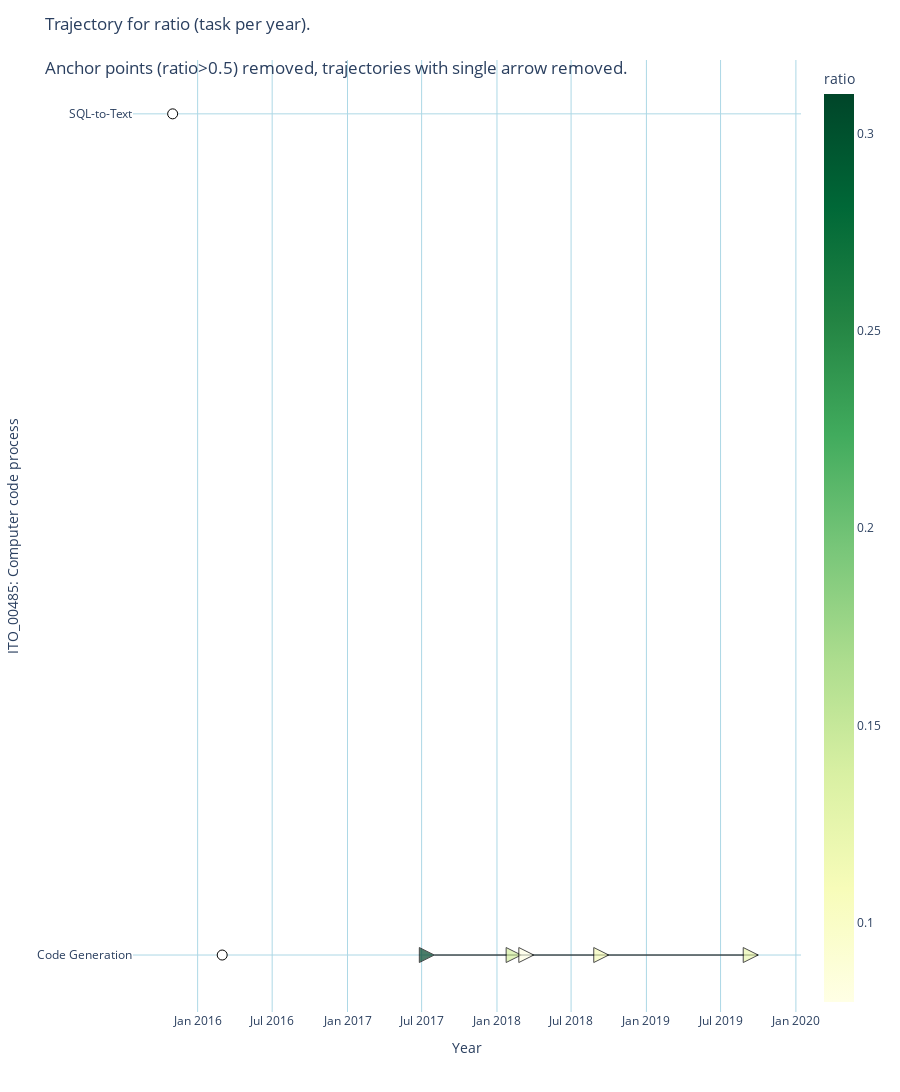
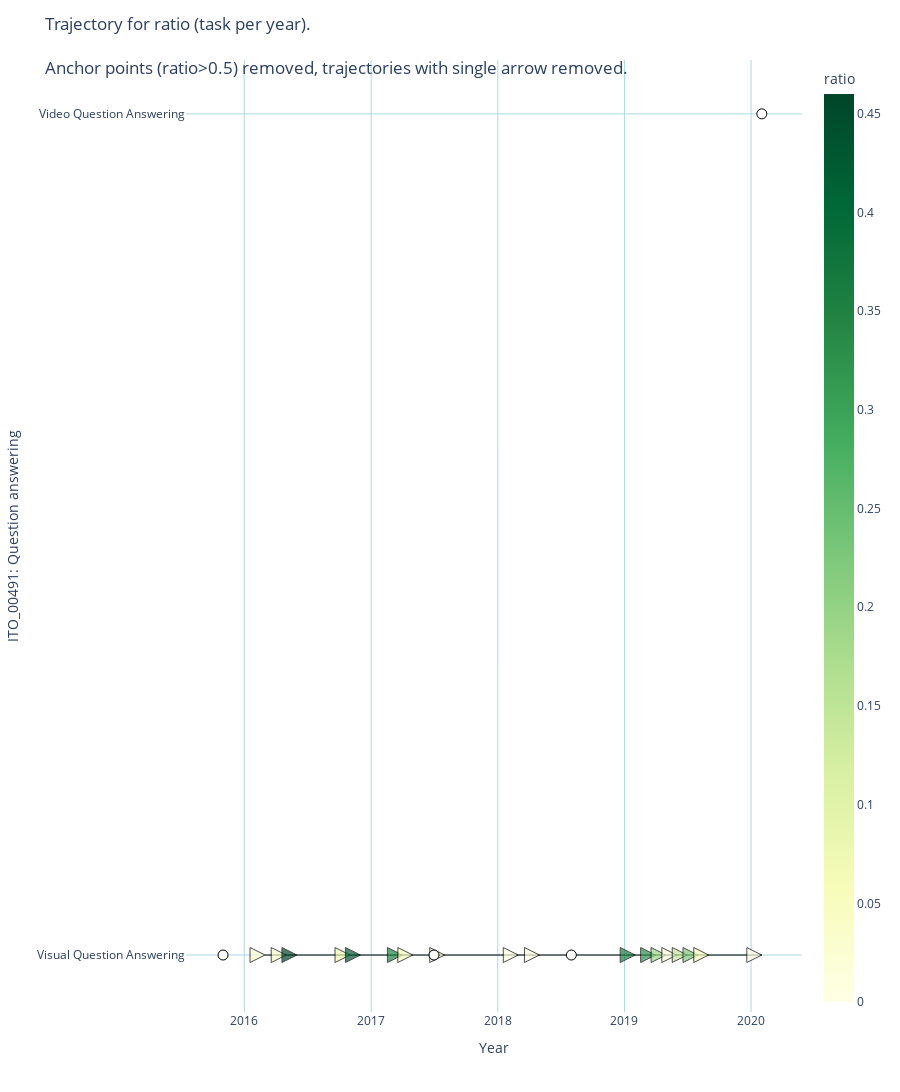
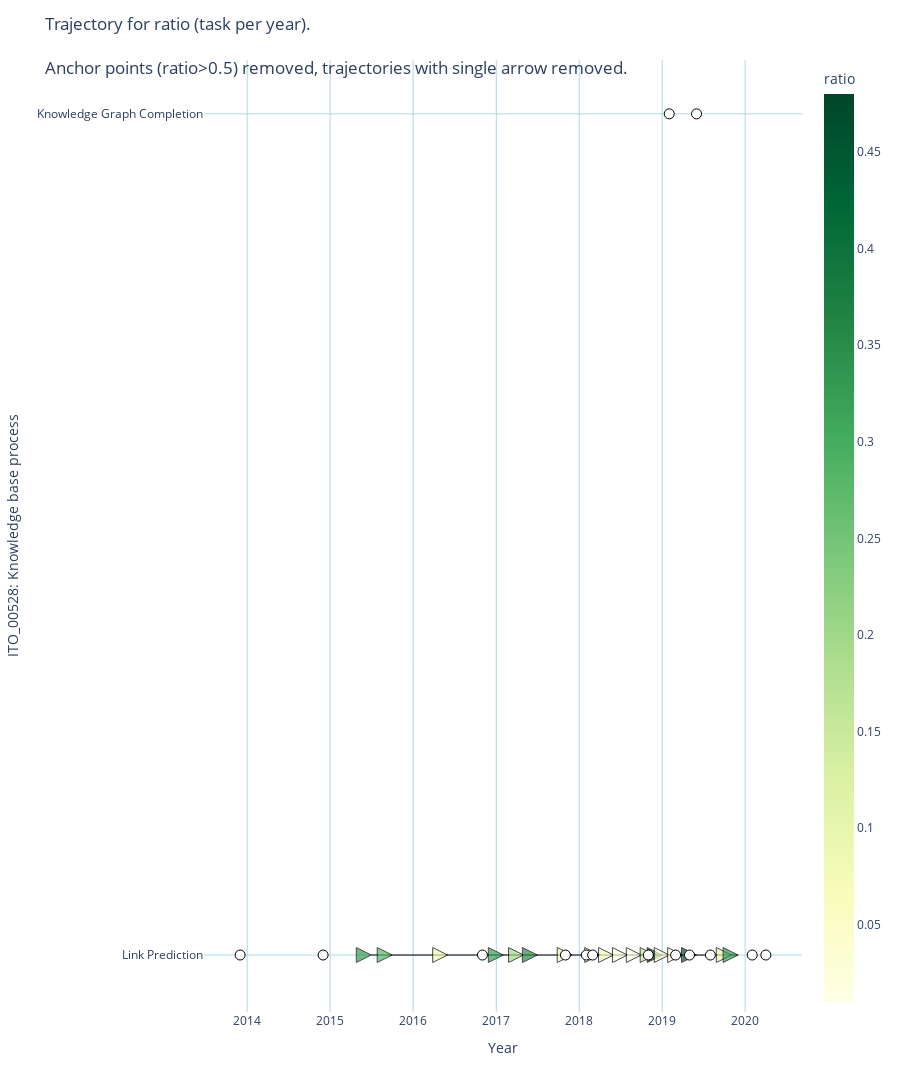
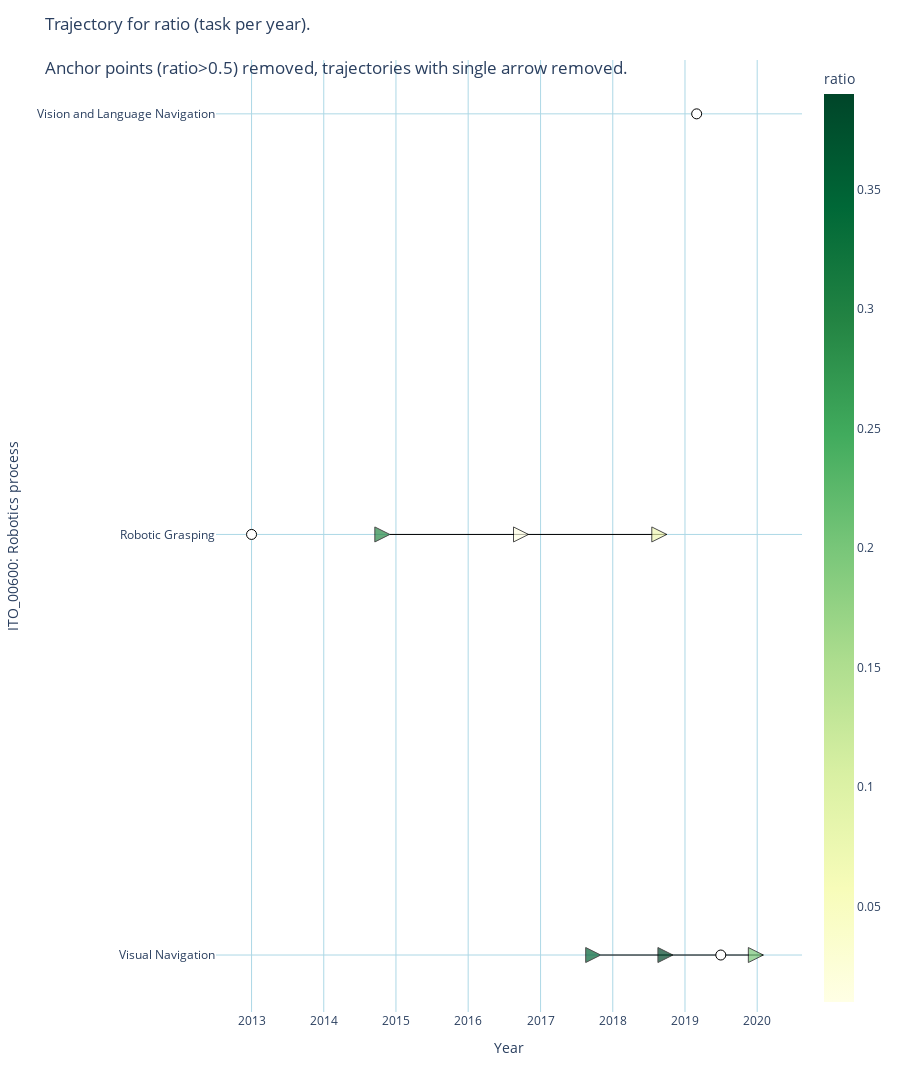

These figures' notebook cell, in order:
### Code cell
#Just plot the graphs (quicker)
i=0
while i < len(top_level["top_level_class"]):
    print(top_level["top_level_class"][i])
    selected_ito = top_level["top_level_class"][i].replace("https://identifiers.org/","")
    class_label = top_level["class_label"][i]
    
    #plot trajectory
    ito = selected_ito.replace("ito:","")
    plot_task_trajectory(ito, class_label)
    
    i = i+1

### Figure 1 — Plotly figure (JSON) as saved in the notebook; plotly's stock layout.template omitted (floating-point values rounded to 4 significant figures)
{"data": [{"hovertemplate": "task=%{y}<br>date=%{x}<extra></extra>", "legendgroup": "Code Generation", "line": {"color": "black", "dash": "solid", "width": 1}, "marker": {"line": {"color": "black", "width": 1}}, "mode": "lines", "name": "Code Generation", "orientation": "v", "showlegend": true, "type": "scatter", "x": ["2017-08", "2018-03", "2018-04", "2018-10", "2019-10"], "xaxis": "x", "y": ["Code Generation", "Code Generation", "Code Generation", "Code Generation", "Code Generation"], "yaxis": "y"}, {"hovertemplate": ["Code Generation<BR>task: Code Generation<BR>date: 2017-08<BR>ratio: 0.31", "Code Generation<BR>task: Code Generation<BR>date: 2018-03<BR>ratio: 0.14", "Code Generation<BR>task: Code Generation<BR>date: 2018-04<BR>ratio: 0.08", "Code Generation<BR>task: Code Generation<BR>date: 2018-10<BR>ratio: 0.11", "Code Generation<BR>task: Code Generation<BR>date: 2019-10<BR>ratio: 0.12"], "line": {"color": "black", "width": 1}, "marker": {"color": [0.31, 0.14, 0.08, 0.11, 0.12], "colorbar": {"lenmode": "pixels", "title": {"text": "ratio"}}, "colorscale": [[0, "rgb(255,255,229)"], [0.125, "rgb(247,252,185)"], [0.25, "rgb(217,240,163)"], [0.375, "rgb(173,221,142)"], [0.5, "rgb(120,198,121)"], [0.625, "rgb(65,171,93)"], [0.75, "rgb(35,132,67)"], [0.875, "rgb(0,104,55)"], [1, "rgb(0,69,41)"]], "line": {"color": "black", "width": 1}, "opacity": 0.7, "showscale": true, "size": 15, "symbol": 48}, "mode": "markers", "type": "scatter", "x": ["2017-08", "2018-03", "2018-04", "2018-10", "2019-10"], "y": ["Code Generation", "Code Generation", "Code Generation", "Code Generation", "Code Generation"]}, {"hovertemplate": ["Code Generation<BR>category: Code Generation<BR>date: 2016-03<BR>ratio: 0.85", "SQL-to-Text<BR>category: SQL-to-Text<BR>date: 2015-11<BR>ratio: 0.91"], "line": {"color": "black", "width": 1}, "marker": {"color": "white", "line": {"color": "black", "width": 1}, "size": 10}, "mode": "markers", "type": "scatter", "x": ["2016-03", "2015-11"], "y": ["Code Generation", "SQL-to-Text"]}], "layout": {"height": 2000, "legend": {"title": {"text": "task"}, "tracegroupgap": 0}, "margin": {"t": 60}, "plot_bgcolor": "white", "showlegend": false, "title": {"text": "Trajectory for ratio (task per year).<BR><BR>Anchor points (ratio>0.5) removed, trajectories with single arrow removed."}, "width": 900, "xaxis": {"anchor": "y", "domain": [0, 1], "gridcolor": "lightBlue", "showgrid": true, "tickmode": "auto", "title": {"text": "Year"}}, "yaxis": {"anchor": "x", "categoryarray": ["Code Generation"], "categoryorder": "array", "domain": [0, 1], "gridcolor": "lightBlue", "showgrid": true, "title": {"text": "ITO_00485: Computer code process"}}}}

### Figure 2 — Plotly figure (JSON) as saved in the notebook; plotly's stock layout.template omitted (floating-point values rounded to 4 significant figures)
{"data": [{"hovertemplate": "task=%{y}<br>date=%{x}<extra></extra>", "legendgroup": "Visual Question Answering", "line": {"color": "black", "dash": "solid", "width": 1}, "marker": {"line": {"color": "black", "width": 1}}, "mode": "lines", "name": "Visual Question Answering", "orientation": "v", "showlegend": true, "type": "scatter", "x": ["2016-03", "2016-05", "2016-06", "2016-11", "2016-12", "2017-04", "2017-05", "2017-08", "2018-03", "2018-05", "2019-02", "2019-04", "2019-05", "2019-06", "2019-07", "2019-08", "2019-09", "2020-02"], "xaxis": "x", "y": ["Visual Question Answering", "Visual Question Answering", "Visual Question Answering", "Visual Question Answering", "Visual Question Answering", "Visual Question Answering", "Visual Question Answering", "Visual Question Answering", "Visual Question Answering", "Visual Question Answering", "Visual Question Answering", "Visual Question Answering", "Visual Question Answering", "Visual Question Answering", "Visual Question Answering", "Visual Question Answering", "Visual Question Answering", "Visual Question Answering"], "yaxis": "y"}, {"hovertemplate": ["Visual Question Answering<BR>task: Visual Question Answering<BR>date: 2016-03<BR>ratio: 0.03", "Visual Question Answering<BR>task: Visual Question Answering<BR>date: 2016-05<BR>ratio: 0.03", "Visual Question Answering<BR>task: Visual Question Answering<BR>date: 2016-06<BR>ratio: 0.46", "Visual Question Answering<BR>task: Visual Question Answering<BR>date: 2016-11<BR>ratio: 0.07", "Visual Question Answering<BR>task: Visual Question Answering<BR>date: 2016-12<BR>ratio: 0.43", "Visual Question Answering<BR>task: Visual Question Answering<BR>date: 2017-04<BR>ratio: 0.35", "Visual Question Answering<BR>task: Visual Question Answering<BR>date: 2017-05<BR>ratio: 0.05", "Visual Question Answering<BR>task: Visual Question Answering<BR>date: 2017-08<BR>ratio: 0.03", "Visual Question Answering<BR>task: Visual Question Answering<BR>date: 2018-03<BR>ratio: 0.0", "Visual Question Answering<BR>task: Visual Question Answering<BR>date: 2018-05<BR>ratio: 0.0", "Visual Question Answering<BR>task: Visual Question Answering<BR>date: 2019-02<BR>ratio: 0.36", "Visual Question Answering<BR>task: Visual Question Answering<BR>date: 2019-04<BR>ratio: 0.33", "Visual Question Answering<BR>task: Visual Question Answering<BR>date: 2019-05<BR>ratio: 0.19", "Visual Question Answering<BR>task: Visual Question Answering<BR>date: 2019-06<BR>ratio: 0.01", "Visual Question Answering<BR>task: Visual Question Answering<BR>date: 2019-07<BR>ratio: 0.14", "Visual Question Answering<BR>task: Visual Question Answering<BR>date: 2019-08<BR>ratio: 0.22", "Visual Question Answering<BR>task: Visual Question Answering<BR>date: 2019-09<BR>ratio: 0.05", "Visual Question Answering<BR>task: Visual Question Answering<BR>date: 2020-02<BR>ratio: 0.0"], "line": {"color": "black", "width": 1}, "marker": {"color": [0.03, 0.03, 0.46, 0.07, 0.43, 0.35, 0.05, 0.03, 0, 0, 0.36, 0.33, 0.19, 0.01, 0.14, 0.22, 0.05, 0], "colorbar": {"lenmode": "pixels", "title": {"text": "ratio"}}, "colorscale": [[0, "rgb(255,255,229)"], [0.125, "rgb(247,252,185)"], [0.25, "rgb(217,240,163)"], [0.375, "rgb(173,221,142)"], [0.5, "rgb(120,198,121)"], [0.625, "rgb(65,171,93)"], [0.75, "rgb(35,132,67)"], [0.875, "rgb(0,104,55)"], [1, "rgb(0,69,41)"]], "line": {"color": "black", "width": 1}, "opacity": 0.7, "showscale": true, "size": 15, "symbol": 48}, "mode": "markers", "type": "scatter", "x": ["2016-03", "2016-05", "2016-06", "2016-11", "2016-12", "2017-04", "2017-05", "2017-08", "2018-03", "2018-05", "2019-02", "2019-04", "2019-05", "2019-06", "2019-07", "2019-08", "2019-09", "2020-02"], "y": ["Visual Question Answering", "Visual Question Answering", "Visual Question Answering", "Visual Question Answering", "Visual Question Answering", "Visual Question Answering", "Visual Question Answering", "Visual Question Answering", "Visual Question Answering", "Visual Question Answering", "Visual Question Answering", "Visual Question Answering", "Visual Question Answering", "Visual Question Answering", "Visual Question Answering", "Visual Question Answering", "Visual Question Answering", "Visual Question Answering"]}, {"hovertemplate": ["Video Question Answering<BR>category: Video Question Answering<BR>date: 2020-02<BR>ratio: 1.0", "Visual Question Answering<BR>category: Visual Question Answering<BR>date: 2015-11<BR>ratio: 0.91", "Visual Question Answering<BR>category: Visual Question Answering<BR>date: 2017-07<BR>ratio: 0.77", "Visual Question Answering<BR>category: Visual Question Answering<BR>date: 2018-08<BR>ratio: 0.55"], "line": {"color": "black", "width": 1}, "marker": {"color": "white", "line": {"color": "black", "width": 1}, "size": 10}, "mode": "markers", "type": "scatter", "x": ["2020-02", "2015-11", "2017-07", "2018-08"], "y": ["Video Question Answering", "Visual Question Answering", "Visual Question Answering", "Visual Question Answering"]}], "layout": {"height": 2000, "legend": {"title": {"text": "task"}, "tracegroupgap": 0}, "margin": {"t": 60}, "plot_bgcolor": "white", "showlegend": false, "title": {"text": "Trajectory for ratio (task per year).<BR><BR>Anchor points (ratio>0.5) removed, trajectories with single arrow removed."}, "width": 900, "xaxis": {"anchor": "y", "domain": [0, 1], "gridcolor": "lightBlue", "showgrid": true, "tickmode": "auto", "title": {"text": "Year"}}, "yaxis": {"anchor": "x", "categoryarray": ["Visual Question Answering"], "categoryorder": "array", "domain": [0, 1], "gridcolor": "lightBlue", "showgrid": true, "title": {"text": "ITO_00491: Question answering"}}}}

### Figure 3 — Plotly figure (JSON) as saved in the notebook; plotly's stock layout.template omitted (floating-point values rounded to 4 significant figures)
{"data": [{"hovertemplate": "task=%{y}<br>date=%{x}<extra></extra>", "legendgroup": "Link Prediction", "line": {"color": "black", "dash": "solid", "width": 1}, "marker": {"line": {"color": "black", "width": 1}}, "mode": "lines", "name": "Link Prediction", "orientation": "v", "showlegend": true, "type": "scatter", "x": ["2015-07", "2015-10", "2016-06", "2017-02", "2017-05", "2017-07", "2017-12", "2018-04", "2018-06", "2018-08", "2018-10", "2018-12", "2019-01", "2019-02", "2019-04", "2019-06", "2019-11", "2019-12"], "xaxis": "x", "y": ["Link Prediction", "Link Prediction", "Link Prediction", "Link Prediction", "Link Prediction", "Link Prediction", "Link Prediction", "Link Prediction", "Link Prediction", "Link Prediction", "Link Prediction", "Link Prediction", "Link Prediction", "Link Prediction", "Link Prediction", "Link Prediction", "Link Prediction", "Link Prediction"], "yaxis": "y"}, {"hovertemplate": ["Link Prediction<BR>task: Link Prediction<BR>date: 2015-07<BR>ratio: 0.33", "Link Prediction<BR>task: Link Prediction<BR>date: 2015-10<BR>ratio: 0.28", "Link Prediction<BR>task: Link Prediction<BR>date: 2016-06<BR>ratio: 0.09", "Link Prediction<BR>task: Link Prediction<BR>date: 2017-02<BR>ratio: 0.32", "Link Prediction<BR>task: Link Prediction<BR>date: 2017-05<BR>ratio: 0.2", "Link Prediction<BR>task: Link Prediction<BR>date: 2017-07<BR>ratio: 0.35", "Link Prediction<BR>task: Link Prediction<BR>date: 2017-12<BR>ratio: 0.09", "Link Prediction<BR>task: Link Prediction<BR>date: 2018-04<BR>ratio: 0.02", "Link Prediction<BR>task: Link Prediction<BR>date: 2018-06<BR>ratio: 0.05", "Link Prediction<BR>task: Link Prediction<BR>date: 2018-08<BR>ratio: 0.02", "Link Prediction<BR>task: Link Prediction<BR>date: 2018-10<BR>ratio: 0.01", "Link Prediction<BR>task: Link Prediction<BR>date: 2018-12<BR>ratio: 0.16", "Link Prediction<BR>task: Link Prediction<BR>date: 2019-01<BR>ratio: 0.48", "Link Prediction<BR>task: Link Prediction<BR>date: 2019-02<BR>ratio: 0.03", "Link Prediction<BR>task: Link Prediction<BR>date: 2019-04<BR>ratio: 0.02", "Link Prediction<BR>task: Link Prediction<BR>date: 2019-06<BR>ratio: 0.45", "Link Prediction<BR>task: Link Prediction<BR>date: 2019-11<BR>ratio: 0.1", "Link Prediction<BR>task: Link Prediction<BR>date: 2019-12<BR>ratio: 0.33"], "line": {"color": "black", "width": 1}, "marker": {"color": [0.33, 0.28, 0.09, 0.32, 0.2, 0.35, 0.09, 0.02, 0.05, 0.02, 0.01, 0.16, 0.48, 0.03, 0.02, 0.45, 0.1, 0.33], "colorbar": {"lenmode": "pixels", "title": {"text": "ratio"}}, "colorscale": [[0, "rgb(255,255,229)"], [0.125, "rgb(247,252,185)"], [0.25, "rgb(217,240,163)"], [0.375, "rgb(173,221,142)"], [0.5, "rgb(120,198,121)"], [0.625, "rgb(65,171,93)"], [0.75, "rgb(35,132,67)"], [0.875, "rgb(0,104,55)"], [1, "rgb(0,69,41)"]], "line": {"color": "black", "width": 1}, "opacity": 0.7, "showscale": true, "size": 15, "symbol": 48}, "mode": "markers", "type": "scatter", "x": ["2015-07", "2015-10", "2016-06", "2017-02", "2017-05", "2017-07", "2017-12", "2018-04", "2018-06", "2018-08", "2018-10", "2018-12", "2019-01", "2019-02", "2019-04", "2019-06", "2019-11", "2019-12"], "y": ["Link Prediction", "Link Prediction", "Link Prediction", "Link Prediction", "Link Prediction", "Link Prediction", "Link Prediction", "Link Prediction", "Link Prediction", "Link Prediction", "Link Prediction", "Link Prediction", "Link Prediction", "Link Prediction", "Link Prediction", "Link Prediction", "Link Prediction", "Link Prediction"]}, {"hovertemplate": ["Knowledge Graph Completion<BR>category: Knowledge Graph Completion<BR>date: 2019-02<BR>ratio: 1.0", "Knowledge Graph Completion<BR>category: Knowledge Graph Completion<BR>date: 2019-06<BR>ratio: 1.0", "Link Prediction<BR>category: Link Prediction<BR>date: 2013-12<BR>ratio: 0.67", "Link Prediction<BR>category: Link Prediction<BR>date: 2014-12<BR>ratio: 0.67", "Link Prediction<BR>category: Link Prediction<BR>date: 2016-11<BR>ratio: 0.98", "Link Prediction<BR>category: Link Prediction<BR>date: 2017-11<BR>ratio: 0.62", "Link Prediction<BR>category: Link Prediction<BR>date: 2018-02<BR>ratio: 0.84", "Link Prediction<BR>category: Link Prediction<BR>date: 2018-03<BR>ratio: 1.0", "Link Prediction<BR>category: Link Prediction<BR>date: 2018-11<BR>ratio: 0.58", "Link Prediction<BR>category: Link Prediction<BR>date: 2019-03<BR>ratio: 1.0", "Link Prediction<BR>category: Link Prediction<BR>date: 2019-05<BR>ratio: 0.94", "Link Prediction<BR>category: Link Prediction<BR>date: 2019-08<BR>ratio: 1.0", "Link Prediction<BR>category: Link Prediction<BR>date: 2020-02<BR>ratio: 1.0", "Link Prediction<BR>category: Link Prediction<BR>date: 2020-04<BR>ratio: 0.51"], "line": {"color": "black", "width": 1}, "marker": {"color": "white", "line": {"color": "black", "width": 1}, "size": 10}, "mode": "markers", "type": "scatter", "x": ["2019-02", "2019-06", "2013-12", "2014-12", "2016-11", "2017-11", "2018-02", "2018-03", "2018-11", "2019-03", "2019-05", "2019-08", "2020-02", "2020-04"], "y": ["Knowledge Graph Completion", "Knowledge Graph Completion", "Link Prediction", "Link Prediction", "Link Prediction", "Link Prediction", "Link Prediction", "Link Prediction", "Link Prediction", "Link Prediction", "Link Prediction", "Link Prediction", "Link Prediction", "Link Prediction"]}], "layout": {"height": 2000, "legend": {"title": {"text": "task"}, "tracegroupgap": 0}, "margin": {"t": 60}, "plot_bgcolor": "white", "showlegend": false, "title": {"text": "Trajectory for ratio (task per year).<BR><BR>Anchor points (ratio>0.5) removed, trajectories with single arrow removed."}, "width": 900, "xaxis": {"anchor": "y", "domain": [0, 1], "gridcolor": "lightBlue", "showgrid": true, "tickmode": "auto", "title": {"text": "Year"}}, "yaxis": {"anchor": "x", "categoryarray": ["Link Prediction"], "categoryorder": "array", "domain": [0, 1], "gridcolor": "lightBlue", "showgrid": true, "title": {"text": "ITO_00528: Knowledge base process"}}}}

### Figure 4 — Plotly figure (JSON) as saved in the notebook; plotly's stock layout.template omitted (floating-point values rounded to 4 significant figures)
{"data": [{"hovertemplate": "task=%{y}<br>date=%{x}<extra></extra>", "legendgroup": "Robotic Grasping", "line": {"color": "black", "dash": "solid", "width": 1}, "marker": {"line": {"color": "black", "width": 1}}, "mode": "lines", "name": "Robotic Grasping", "orientation": "v", "showlegend": true, "type": "scatter", "x": ["2014-12", "2016-11", "2018-10"], "xaxis": "x", "y": ["Robotic Grasping", "Robotic Grasping", "Robotic Grasping"], "yaxis": "y"}, {"hovertemplate": "task=%{y}<br>date=%{x}<extra></extra>", "legendgroup": "Visual Navigation", "line": {"color": "black", "dash": "solid", "width": 1}, "marker": {"line": {"color": "black", "width": 1}}, "mode": "lines", "name": "Visual Navigation", "orientation": "v", "showlegend": true, "type": "scatter", "x": ["2017-11", "2018-11", "2020-02"], "xaxis": "x", "y": ["Visual Navigation", "Visual Navigation", "Visual Navigation"], "yaxis": "y"}, {"hovertemplate": ["Robotic Grasping<BR>task: Robotic Grasping<BR>date: 2014-12<BR>ratio: 0.29", "Robotic Grasping<BR>task: Robotic Grasping<BR>date: 2016-11<BR>ratio: 0.01", "Robotic Grasping<BR>task: Robotic Grasping<BR>date: 2018-10<BR>ratio: 0.07", "Visual Navigation<BR>task: Visual Navigation<BR>date: 2017-11<BR>ratio: 0.35", "Visual Navigation<BR>task: Visual Navigation<BR>date: 2018-11<BR>ratio: 0.39", "Visual Navigation<BR>task: Visual Navigation<BR>date: 2020-02<BR>ratio: 0.2"], "line": {"color": "black", "width": 1}, "marker": {"color": [0.29, 0.01, 0.07, 0.35, 0.39, 0.2], "colorbar": {"lenmode": "pixels", "title": {"text": "ratio"}}, "colorscale": [[0, "rgb(255,255,229)"], [0.125, "rgb(247,252,185)"], [0.25, "rgb(217,240,163)"], [0.375, "rgb(173,221,142)"], [0.5, "rgb(120,198,121)"], [0.625, "rgb(65,171,93)"], [0.75, "rgb(35,132,67)"], [0.875, "rgb(0,104,55)"], [1, "rgb(0,69,41)"]], "line": {"color": "black", "width": 1}, "opacity": 0.7, "showscale": true, "size": 15, "symbol": 48}, "mode": "markers", "type": "scatter", "x": ["2014-12", "2016-11", "2018-10", "2017-11", "2018-11", "2020-02"], "y": ["Robotic Grasping", "Robotic Grasping", "Robotic Grasping", "Visual Navigation", "Visual Navigation", "Visual Navigation"]}, {"hovertemplate": ["Robotic Grasping<BR>category: Robotic Grasping<BR>date: 2013-01<BR>ratio: 0.63", "Vision and Language Navigation<BR>category: Vision and Language Navigation<BR>date: 2019-03<BR>ratio: 0.57", "Visual Navigation<BR>category: Visual Navigation<BR>date: 2019-07<BR>ratio: 1.0"], "line": {"color": "black", "width": 1}, "marker": {"color": "white", "line": {"color": "black", "width": 1}, "size": 10}, "mode": "markers", "type": "scatter", "x": ["2013-01", "2019-03", "2019-07"], "y": ["Robotic Grasping", "Vision and Language Navigation", "Visual Navigation"]}], "layout": {"height": 2000, "legend": {"title": {"text": "task"}, "tracegroupgap": 0}, "margin": {"t": 60}, "plot_bgcolor": "white", "showlegend": false, "title": {"text": "Trajectory for ratio (task per year).<BR><BR>Anchor points (ratio>0.5) removed, trajectories with single arrow removed."}, "width": 900, "xaxis": {"anchor": "y", "domain": [0, 1], "gridcolor": "lightBlue", "showgrid": true, "tickmode": "auto", "title": {"text": "Year"}}, "yaxis": {"anchor": "x", "categoryarray": ["Visual Navigation", "Robotic Grasping"], "categoryorder": "array", "domain": [0, 1], "gridcolor": "lightBlue", "showgrid": true, "title": {"text": "ITO_00600: Robotics process"}}}}
